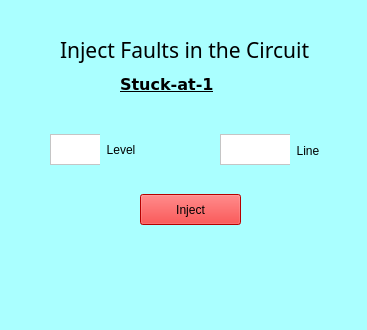
<?xml version="1.0" encoding="UTF-8"?>
<ui version="4.0">
 <class>TruthTableGenerator</class>
 <widget class="QMainWindow" name="TruthTableGenerator">
  <property name="geometry">
   <rect>
    <x>0</x>
    <y>0</y>
    <width>367</width>
    <height>330</height>
   </rect>
  </property>
  <property name="windowTitle">
   <string>InjectFault::Stuck-at-1</string>
  </property>
  <property name="styleSheet">
   <string notr="true">background-color: rgb(170, 255, 255);
border-color: rgb(0, 0, 0);
border-bottom-color: rgb(0, 0, 0);</string>
  </property>
  <widget class="QWidget" name="centralwidget">
   <widget class="QLabel" name="label">
    <property name="geometry">
     <rect>
      <x>120</x>
      <y>64</y>
      <width>281</width>
      <height>41</height>
     </rect>
    </property>
    <property name="font">
     <font>
      <family>DejaVu Sans</family>
      <pointsize>12</pointsize>
      <weight>75</weight>
      <bold>true</bold>
      <underline>true</underline>
     </font>
    </property>
    <property name="text">
     <string>Stuck-at-1</string>
    </property>
   </widget>
   <widget class="QLabel" name="label_2">
    <property name="geometry">
     <rect>
      <x>60</x>
      <y>24</y>
      <width>251</width>
      <height>51</height>
     </rect>
    </property>
    <property name="font">
     <font>
      <family>Ubuntu Condensed</family>
      <pointsize>16</pointsize>
      <weight>50</weight>
      <italic>false</italic>
      <bold>false</bold>
     </font>
    </property>
    <property name="text">
     <string>Inject Faults in the Circuit</string>
    </property>
   </widget>
   <widget class="QPushButton" name="run">
    <property name="geometry">
     <rect>
      <x>140</x>
      <y>194</y>
      <width>101</width>
      <height>31</height>
     </rect>
    </property>
    <property name="styleSheet">
     <string notr="true">background-color: rgb(255, 0, 0);</string>
    </property>
    <property name="text">
     <string>Inject</string>
    </property>
   </widget>
   <widget class="QTextEdit" name="level">
    <property name="geometry">
     <rect>
      <x>50</x>
      <y>134</y>
      <width>101</width>
      <height>31</height>
     </rect>
    </property>
    <property name="styleSheet">
     <string notr="true">color: rgb(170, 255, 0);
color: rgb(0, 0, 0);
background-color: rgb(255, 255, 255);</string>
    </property>
   </widget>
   <widget class="QTextEdit" name="line">
    <property name="geometry">
     <rect>
      <x>220</x>
      <y>134</y>
      <width>101</width>
      <height>31</height>
     </rect>
    </property>
    <property name="styleSheet">
     <string notr="true">color: rgb(170, 255, 0);
color: rgb(0, 0, 0);
background-color: rgb(255, 255, 255);</string>
    </property>
   </widget>
   <widget class="QLabel" name="label_3">
    <property name="geometry">
     <rect>
      <x>100</x>
      <y>134</y>
      <width>51</width>
      <height>31</height>
     </rect>
    </property>
    <property name="text">
     <string>  Level</string>
    </property>
   </widget>
   <widget class="QLabel" name="label_4">
    <property name="geometry">
     <rect>
      <x>290</x>
      <y>130</y>
      <width>66</width>
      <height>41</height>
     </rect>
    </property>
    <property name="text">
     <string>  Line</string>
    </property>
   </widget>
  </widget>
 </widget>
 <resources/>
 <connections/>
</ui>
